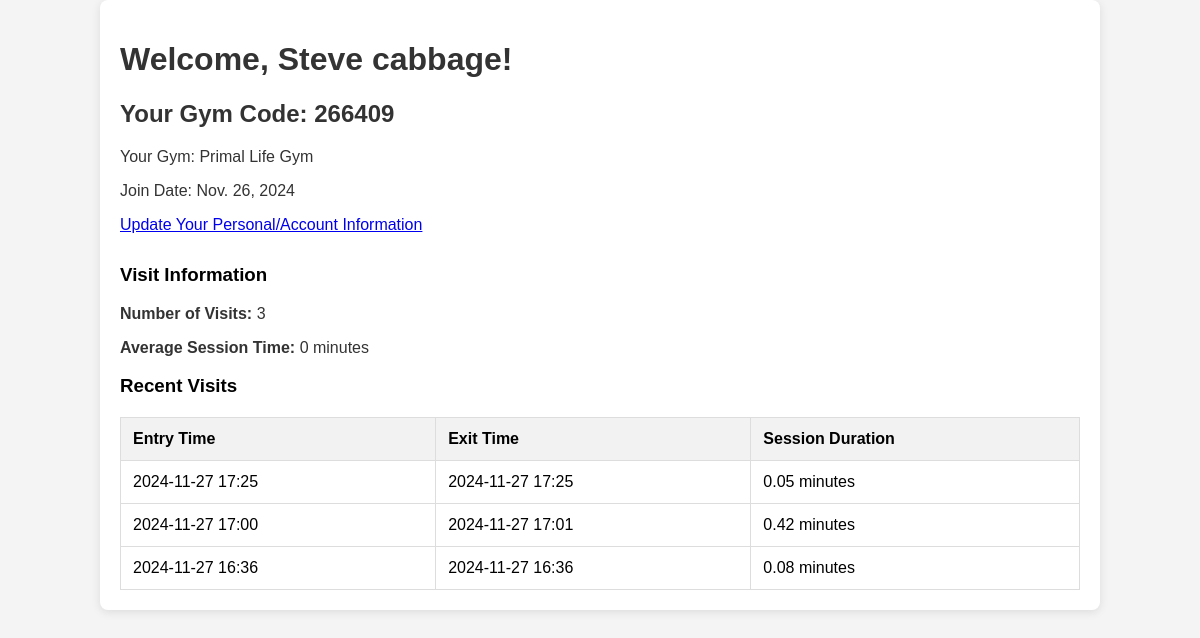
/member-dashboard/ (signed in), run on the app's committed database.
### core/models.py (models this page shows, shortened)
class Member(models.Model):
    user = models.OneToOneField(User, on_delete=models.CASCADE)
    gym = models.ForeignKey(Gym, on_delete=models.SET_NULL, related_name='members', null=True) # Null = True so if a gym is deleted the members are not lost
    contact_number = models.CharField(max_length=15)
    date_of_birth = models.DateField(null=True, blank=True)  # Optional date of birth
    address = models.TextField(blank=True, null=True)  # Optional address field
    active = models.BooleanField(default=False) # To activate when a subscription is generated, default is not set
    join_date = models.DateField(auto_now_add=True)  # Automatically set when the member is created
    gym_code = models.CharField(max_length=6, unique=True, blank=True)

class Gym(models.Model):
    gym_id = models.AutoField(primary_key=True)
    name = models.CharField(max_length=255)
    slug = models.SlugField(unique=True, blank=True)
    address = models.TextField(blank=True, null=True)
    contact_number = models.CharField(max_length=15, null=True)
    email = models.EmailField(max_length=255, blank=True, null=True)
    owners = models.ManyToManyField(GymOwner, related_name='gyms')

class Visit(models.Model):
    member = models.ForeignKey(Member, on_delete=models.CASCADE, related_name='visits')
    gym_code = models.CharField(max_length=6) # Users gym code
    entry_time = models.DateTimeField(auto_now_add=True) # Automatically set when the visit is created
    exit_time = models.DateTimeField(null=True, blank=True)
    has_exit = models.BooleanField(default=False)
    default_exit_duration = timedelta(hours=1, minutes=12)
    default_exit_threshold = timedelta(hours=4)
    @classmethod
    def get_number_of_visits(cls, member):
        return cls.objects.filter(member=member, exit_time__isnull=False).count()
    @classmethod
    def get_average_session_time(cls, member):
        visits = cls.objects.filter(member=member, exit_time__isnull=False)
        total_session_time = timedelta(seconds=0)
        valid_visits_count = 0
        for visit in visits:
            exit_time = visit.exit_time or (visit.entry_time + visit.default_exit_duration)
            total_session_time += (exit_time - visit.entry_time)
            valid_visits_count += 1
        if valid_visits_count > 0:
            average_session_time = total_session_time / valid_visits_count
            return round((average_session_time.total_seconds() / 60))  # Convert to minutes
        return 0  # No visits, return 0 minute

### core/views.py (the view)
# urls.py: path('member-dashboard/', views.member_dashboard, name='member_dashboard'),
@login_required
def member_dashboard(request):
    user = request.user
    try:
        member = Member.objects.get(user=user)
        number_of_visits = Visit.get_number_of_visits(member)
        average_session_time = Visit.get_average_session_time(member)
        recent_visits = Visit.objects.filter(member=member).order_by('-entry_time')[:5]
        for visit in recent_visits:
            if visit.exit_time:
                visit.session_duration = round(((visit.exit_time - visit.entry_time).total_seconds() / 60), 2)  # in minutes
            else:
                visit.session_duration = '--'
        context = {
            'role': 'Member',
            'gym_name': member.gym.name,
            'join_date': member.join_date,
            'member_code': member.gym_code if member.gym_code else "No code assigned",
            'member_name': user.get_full_name().capitalize() or user.username.capitalize(),
            'number_of_visits': number_of_visits,
            'average_session_time': average_session_time,
            'recent_visits': recent_visits,
        }
        return render(request, 'member_dashboard.html', context)
    except Member.DoesNotExist:
        messages.error(request, "No member profile found.")
        return redirect('login')

### core/templates/member_dashboard.html (shortened to what this page needs)
<!DOCTYPE html>
<html lang="en">
<head>
</head>
<body>
    <div class="container">
        <h1>Welcome, {{ member_name }}!</h1>
        <h2>Your Gym Code: {{ member_code }}</h2>
        <p>Your Gym: {{ gym_name }}</p>
        <p>Join Date: {{ join_date }}</p>
        <p>
            <a href="{% url 'member_update_view' %}" class="btn btn-secondary">Update Your Personal/Account Information</a>
        </p>
        <div class="stats">
            <h3>Visit Information</h3>
            <p><strong>Number of Visits:</strong> {{ number_of_visits }}</p>
            <p><strong>Average Session Time:</strong> {{ average_session_time }} minutes</p>
        </div>
        <h3>Recent Visits</h3>
        <table>
            <thead>
                <tr>
                    <th>Entry Time</th>
                    <th>Exit Time</th>
                    <th>Session Duration</th>
                </tr>
            </thead>
            <tbody>
                {% for visit in recent_visits %}
                <tr>
                    <td>{{ visit.entry_time|date:"Y-m-d H:i" }}</td>
                    <td>
                        {% if visit.exit_time %}
                            {{ visit.exit_time|date:"Y-m-d H:i" }}
                        {% else %}
                            Not yet exited
                        {% endif %}
                    </td>
                    <td>{{ visit.session_duration }} minutes</td>
                </tr>
                {% endfor %}
            </tbody>
        </table>
    </div>
</body>
</html>

### core/templates/member_dashboard.html (style rules this page uses)
body { font-family: Arial, sans-serif; margin: 0; padding: 0; background-color: #f4f4f4; }
h1, h2, p { color: #333; }
.container { width: 80%; margin: 0 auto; padding: 20px; background-color: white; border-radius: 8px; box-shadow: 0 2px 10px rgba(0, 0, 0, 0.1); }
table { width: 100%; margin-top: 20px; border-collapse: collapse; }
table, th, td { border: 1px solid #ddd; }
th, td { padding: 12px; text-align: left; }
th { background-color: #f2f2f2; }
.stats { margin-top: 30px; }

### data on the page
Member: gym_code "266409", join_date "Nov. 26, 2024"
Gym: name "Primal Life Gym"
Visit: entry_time "2024-11-27 17:25", exit_time "2024-11-27 17:25", session_duration "0.05"
Visit: entry_time "2024-11-27 17:00", exit_time "2024-11-27 17:01", session_duration "0.42"
Visit: entry_time "2024-11-27 16:36", exit_time "2024-11-27 16:36", session_duration "0.08"

### other printed values
{{ member_name }} "Steve cabbage"
{{ number_of_visits }} "3"
{{ average_session_time }} "0"
